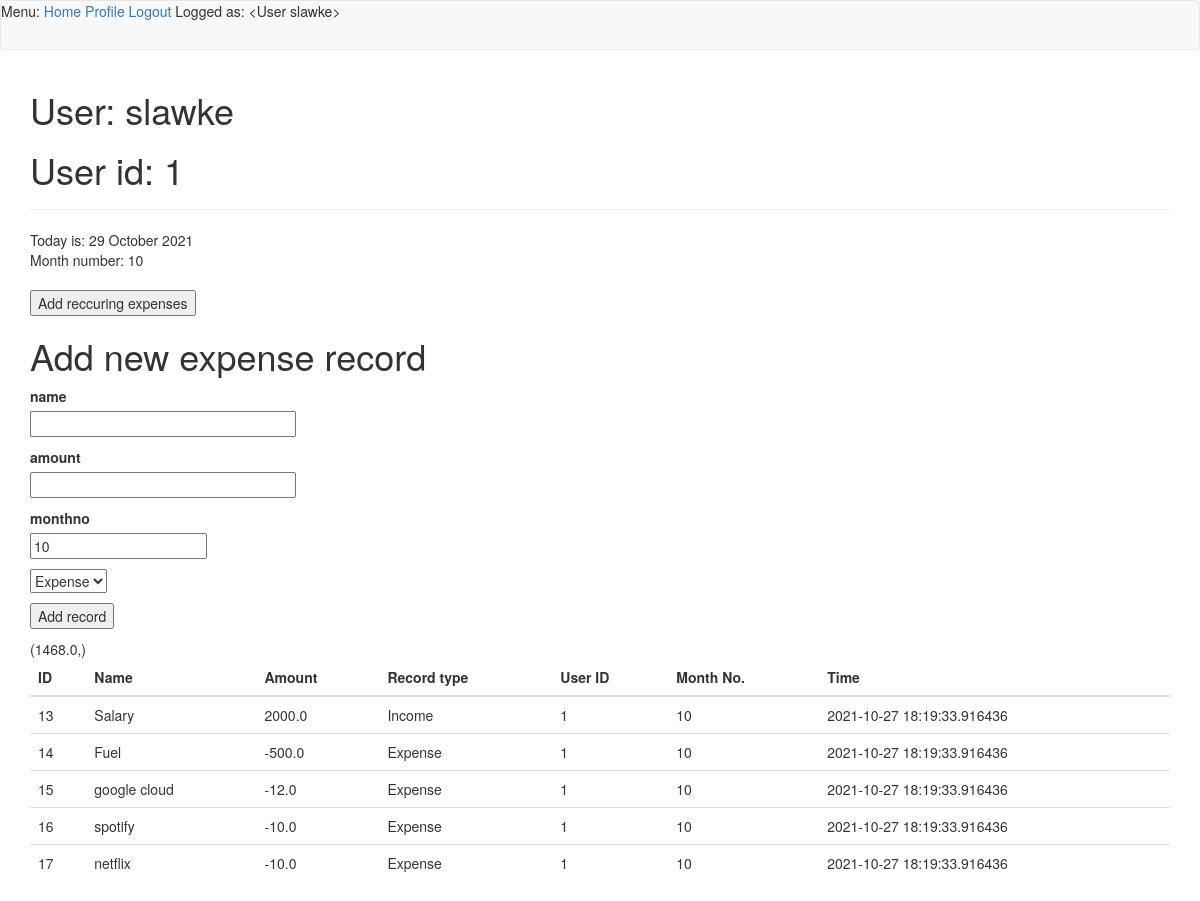
The page /slawke (signed in) on the database its author committed.
### app/models.py (models this page shows, shortened)
class User(UserMixin, db.Model):
    id = db.Column(db.Integer, primary_key=True)
    username = db.Column(db.String(64), index=True, unique=True)
    email = db.Column(db.String(120), index=True, unique=True)
    password_hash = db.Column(db.String(128))
    posts = db.relationship('Post', backref='author', lazy='dynamic')
    def __repr__(self):
        return '<User {}>'.format(self.username)

class Expenses(db.Model):
    id = db.Column(db.Integer, primary_key=True)
    name = db.Column(db.String)
    amount = db.Column(db.String(140))
    monthno = db.Column(db.String, default=str(datetime.utcnow().strftime("%m")))
    timestamp = db.Column(db.DateTime, index=True, default=datetime.utcnow())
    user_id = db.Column(db.String, db.ForeignKey('user.id')) #nullable=False eventually try
    exorin = db.Column(db.String)
    user_nick = db.relationship('User', backref=db.backref('users', lazy=True))

### app/routes.py (the view)
@app.route('/<username>', methods=['GET'])
@login_required
def user(username):
    user = User.query.filter_by(username=username).first_or_404()
    date = datetime.now()
    monthno = int((datetime.utcnow().strftime("%m")))
    form = ExpensesForm()
    choosed = form.monthno.data #show records from actual month
    exp = Expenses.query.filter(Expenses.monthno == choosed)
    summary = (Expenses.query.with_entities(func.sum(Expenses.amount)).filter(Expenses.monthno == choosed)[0])
    if current_user == user:
        cos = "ZATWIERDZONE"
        return render_template('user.html', user=user, date=date.strftime("%d  %B %Y"), monthno=monthno, exp=exp, summary=summary, form=form)
    else:
        cos = "NEGATYWNE"
        return render_template('user_error.html', user=user, cos=cos)

### app/forms.py
class ExpensesForm(FlaskForm):
    name = StringField('name', validators=[DataRequired()])
    amount = FloatField('amount', validators=[DataRequired()])
    monthno = IntegerField('monthno', default = datetime.utcnow().strftime("%m"))
    exorin = SelectField(u'Expense or Income', choices=[('Expense', 'Expense'), ('Income', 'Income')])
    add = SubmitField('Add record')

### app/models.py (called while the page is built)
@login.user_loader
def load_user(id):
    return User.query.get(int(id))

### app/templates/user.html (shortened to what this page needs)
{% extends "base.html" %}
{% block app_content %}
    <h1>User: {{ user.username }}</h1>
    <h1>User id: {{ user.id }}</h1>
    <hr>
    Today is: {{ date }}
    <br>
    Month number: {{ monthno }}
    <br><br>
<form method="get" action="/recexp">
    <button type="submit">Add reccuring expenses</button>
</form>
    <body>
        <h1>Add new expense record</h1>
        <form action="" method="post" novalidate>
            <p>
                {{ form.name.label }}<br>
                {{ form.name(size=32) }}
            </p>
            <p>
                {{ form.amount.label }}<br>
                {{ form.amount(size=32) }}
            </p>
            <p>
                {{ form.monthno.label }}<br>
                {{ form.monthno(size=32) }}
            </p>
            <p>{{ form.exorin() }}</p>
            <p>{{ form.add() }}</p>
        </form>
    <table class="table table-sm ">
        <thead>
        <tr>
            <th>ID</th>
            <th>Name</th>
            <th>Amount</th>
            <th>Record type</th>
            <th>User ID</th>
            <th>Month No.</th>
            <th>Time</th>
        </tr>
        {% for expenses in exp %}
        <tr>
            <td>{{ expenses.id }} </a></td>
            <td>{{ expenses.name }}</td>
            <td>{{ expenses.amount }}</td>
            <td>{{ expenses.exorin }}</td>
            <td>{{ expenses.user_id }}</td>
            <td>{{ expenses.monthno }}</td>
            <td>{{ expenses.timestamp }}</td>
        </tr>
        {% endfor %}
        </thead>
    </table>
    </body>
{% endblock %}

### app/templates/base.html (shortened to what this page needs)
{% extends 'bootstrap/base.html' %}
{% block navbar %}
    <nav class="navbar navbar-default">
        <div>
            Menu:
            <a href="{{ url_for('index') }}">Home</a>
            {% if current_user.is_anonymous %}
            <a href="{{ url_for('login') }}">Login</a>
            <a href="{{ url_for('register') }}">Register</a>
            {% else %}
            <a href="{{ url_for('user', username=current_user.username) }}">Profile</a>
            <a href="{{ url_for('logout') }}">Logout</a>
            {% endif %}
            Logged as: {{ current_user }}
        </div>
    </nav>
{% endblock %}
{% block content %}
    <div class="container">
        {% block app_content %}{% endblock %}
    </div>
{% endblock %}

### rows shown on the page
User: username "<User slawke>", username "slawke", id "1"
Expenses: id "13", name "Salary", amount "2000.0", exorin "Income", user_id "1", monthno "10", timestamp "2021-10-27 18:19:33.916436"
Expenses: id "14", name "Fuel", amount "-500.0", exorin "Expense", user_id "1", monthno "10", timestamp "2021-10-27 18:19:33.916436"
Expenses: id "15", name "google cloud", amount "-12.0", exorin "Expense", user_id "1", monthno "10", timestamp "2021-10-27 18:19:33.916436"
Expenses: id "16", name "spotify", amount "-10.0", exorin "Expense", user_id "1", monthno "10", timestamp "2021-10-27 18:19:33.916436"
Expenses: id "17", name "netflix", amount "-10.0", exorin "Expense", user_id "1", monthno "10", timestamp "2021-10-27 18:19:33.916436"

### other values the page prints
{{ date }} "29 October 2021"
{{ monthno }} "10"
